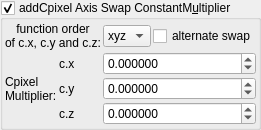
    <widget class="MyGroupBox" name="groupCheck_transf_addCpixel_enabled_false">
     <property name="toolTip">
      <string>&lt;html&gt;&lt;head/&gt;&lt;body&gt;&lt;p&gt;Cpixel is CVector3 c = ( c.x, c.y, c.z). It is each original point (pixel) in 3D space where the iteration starts from, ( c = original z for each point .) It is commonly found in formula structures z = f(z) + c.&lt;/p&gt;&lt;p&gt;The Cpixel multiplier effectively scales this point &amp;quot;c&amp;quot;.&lt;/p&gt;&lt;p&gt;This transform allows the swapping of the order of the &amp;quot;CVector3 c&amp;quot; components before being multiplied by &amp;quot;CVector3 z&amp;quot; components.&lt;/p&gt;&lt;/body&gt;&lt;/html&gt;</string>
     </property>
     <property name="title">
      <string>addCpixel Axis Swap ConstantM&amp;ultiplier</string>
     </property>
     <property name="checkable">
      <bool>true</bool>
     </property>
     <layout class="QVBoxLayout" name="verticalLayout_51">
      <property name="spacing">
       <number>2</number>
      </property>
      <property name="leftMargin">
       <number>2</number>
      </property>
      <property name="topMargin">
       <number>2</number>
      </property>
      <property name="rightMargin">
       <number>2</number>
      </property>
      <property name="bottomMargin">
       <number>2</number>
      </property>
      <item>
       <layout class="QGridLayout" name="gridLayout_25" columnstretch="0,0,1,0">
        <property name="spacing">
         <number>2</number>
        </property>
        <item row="2" column="0" rowspan="3">
         <widget class="QLabel" name="label_108">
          <property name="text">
           <string>Cpixel
Multiplier:</string>
          </property>
         </widget>
        </item>
        <item row="3" column="1">
         <widget class="QLabel" name="label_110">
          <property name="text">
           <string notr="true">c.y</string>
          </property>
         </widget>
        </item>
        <item row="4" column="1">
         <widget class="QLabel" name="label_111">
          <property name="text">
           <string notr="true">c.z</string>
          </property>
         </widget>
        </item>
        <item row="2" column="1">
         <widget class="QLabel" name="label_109">
          <property name="text">
           <string notr="true">c.x</string>
          </property>
         </widget>
        </item>
        <item row="1" column="2">
         <widget class="MyComboBox" name="comboBox_mandelbulbMulti_order_of_xyz_C">
          <item>
           <property name="text">
            <string notr="true">xyz</string>
           </property>
          </item>
          <item>
           <property name="text">
            <string notr="true">xzy</string>
           </property>
          </item>
          <item>
           <property name="text">
            <string notr="true">yxz</string>
           </property>
          </item>
          <item>
           <property name="text">
            <string notr="true">yzx</string>
           </property>
          </item>
          <item>
           <property name="text">
            <string notr="true">zxy</string>
           </property>
          </item>
          <item>
           <property name="text">
            <string notr="true">zyx</string>
           </property>
          </item>
         </widget>
        </item>
        <item row="1" column="0" colspan="2">
         <widget class="QLabel" name="label">
          <property name="text">
           <string>function order
of c.x, c.y and c.z:</string>
          </property>
          <property name="alignment">
           <set>Qt::AlignCenter</set>
          </property>
         </widget>
        </item>
        <item row="1" column="3">
         <widget class="MyCheckBox" name="checkBox_transf_alternate_enabled_false">
          <property name="text">
           <string>alternate swap</string>
          </property>
         </widget>
        </item>
        <item row="2" column="2" colspan="2">
         <widget class="MyDoubleSpinBox" name="spinbox3_transf_constant_multiplierC_111_x">
          <property name="sizePolicy">
           <sizepolicy hsizetype="Minimum" vsizetype="Maximum">
            <horstretch>0</horstretch>
            <verstretch>0</verstretch>
           </sizepolicy>
          </property>
          <property name="prefix">
           <string/>
          </property>
          <property name="suffix">
           <string/>
          </property>
          <property name="decimals">
           <number>6</number>
          </property>
          <property name="minimum">
           <double>-99.989999999999995</double>
          </property>
          <property name="maximum">
           <double>99.989999999999995</double>
          </property>
          <property name="singleStep">
           <double>0.100000000000000</double>
          </property>
         </widget>
        </item>
        <item row="3" column="2" colspan="2">
         <widget class="MyDoubleSpinBox" name="spinbox3_transf_constant_multiplierC_111_y">
          <property name="sizePolicy">
           <sizepolicy hsizetype="Minimum" vsizetype="Maximum">
            <horstretch>0</horstretch>
            <verstretch>0</verstretch>
           </sizepolicy>
          </property>
          <property name="prefix">
           <string/>
          </property>
          <property name="suffix">
           <string/>
          </property>
          <property name="decimals">
           <number>6</number>
          </property>
          <property name="minimum">
           <double>-99.989999999999995</double>
          </property>
          <property name="maximum">
           <double>99.989999999999995</double>
          </property>
          <property name="singleStep">
           <double>0.100000000000000</double>
          </property>
         </widget>
        </item>
        <item row="4" column="2" colspan="2">
         <widget class="MyDoubleSpinBox" name="spinbox3_transf_constant_multiplierC_111_z">
          <property name="sizePolicy">
           <sizepolicy hsizetype="Minimum" vsizetype="Maximum">
            <horstretch>0</horstretch>
            <verstretch>0</verstretch>
           </sizepolicy>
          </property>
          <property name="prefix">
           <string/>
          </property>
          <property name="suffix">
           <string/>
          </property>
          <property name="decimals">
           <number>6</number>
          </property>
          <property name="minimum">
           <double>-99.989999999999995</double>
          </property>
          <property name="maximum">
           <double>99.989999999999995</double>
          </property>
          <property name="singleStep">
           <double>0.100000000000000</double>
          </property>
         </widget>
        </item>
       </layout>
      </item>
     </layout>
    </widget>
